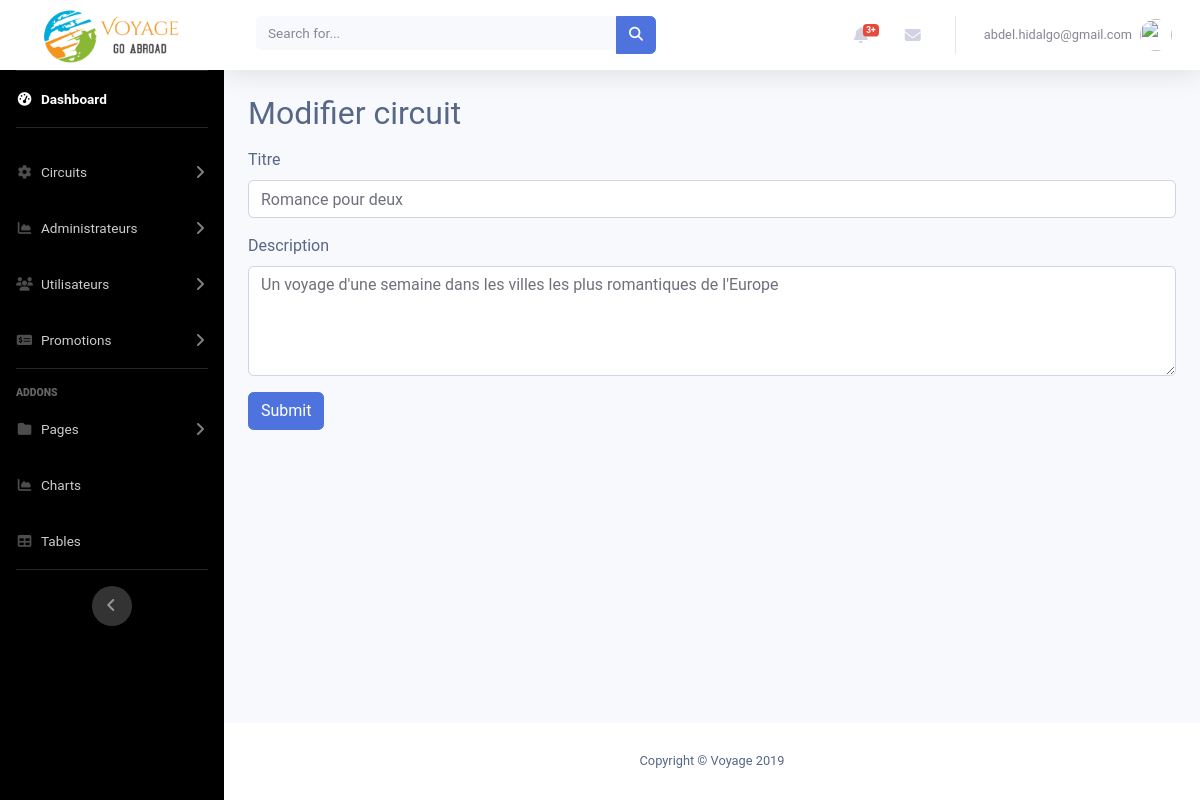
Page /admin3/modifierCircuit.php?idCircuit=5 on the committed database.
### tables this page shows
CREATE TABLE `circuit` (
  `idCircuit` int(11) NOT NULL,
  `titre` varchar(50) NOT NULL,
  `description` varchar(300) DEFAULT NULL,
  `estActif` tinyint(1) DEFAULT '1'
);

### admin3/modifierCircuit.php (the view, shortened to what this page needs)
<?php
include_once "includes/header.php";
include_once "includes/navbar.php";
if (isset($_GET['idCircuit'])) {
    $stmt = $conn->query("SELECT * FROM circuit WHERE idCircuit=" . $_GET['idCircuit']);
    $row = $stmt->fetch();
    $titre = $row->titre;
    $description = $row->description;
}
?>
<div class="container">
  <h2>Modifier circuit</h2>
  <form class="mt-3 mb-3" action="modifierCircuitConfirme.php" method="POST">
    <div class="form-group">
      <label for="titrecircuit">Titre</label>
      <input type="text" class="form-control" autocomplete="off" id="titrecircuit" placeholder="Nom du Circuit" name="nomCircuit" value="<?php if (isset($_POST['nomCircuit'])) {
    echo htmlentities($_POST['nomCircuit']);
} elseif (isset($_GET['idCircuit'])) {
    echo $titre;
}
?>">
    </div>
    <div class="form-group">
      <label for="descriptionCircuit">Description</label>
      <textarea class="form-control" autocomplete="off" id="descriptioncircuit" placeholder="Description du Circuit" name="descriptionCircuit" rows="4"><?php if (isset($_POST['descriptionCircuit'])) {
    echo htmlentities($_POST['descriptionCircuit']);
} elseif (isset($_GET['idCircuit'])) {
    echo $description;
}?></textarea>
    </div>
    <input type="submit" name="submit" class="btn btn-primary">
    </form>
</div>
<?php
  include_once 'includes/footer.php';
?>

### admin3/css/crud.css (style rules this page uses)
body { color: #566787; background: #f7f5f2; font-family: 'Roboto', sans-serif; }

### rows in the picture
circuit: nomCircuit "Romance pour deux", descriptionCircuit "Un voyage d'une semaine dans les villes les plus romantiques de l'Europe"
